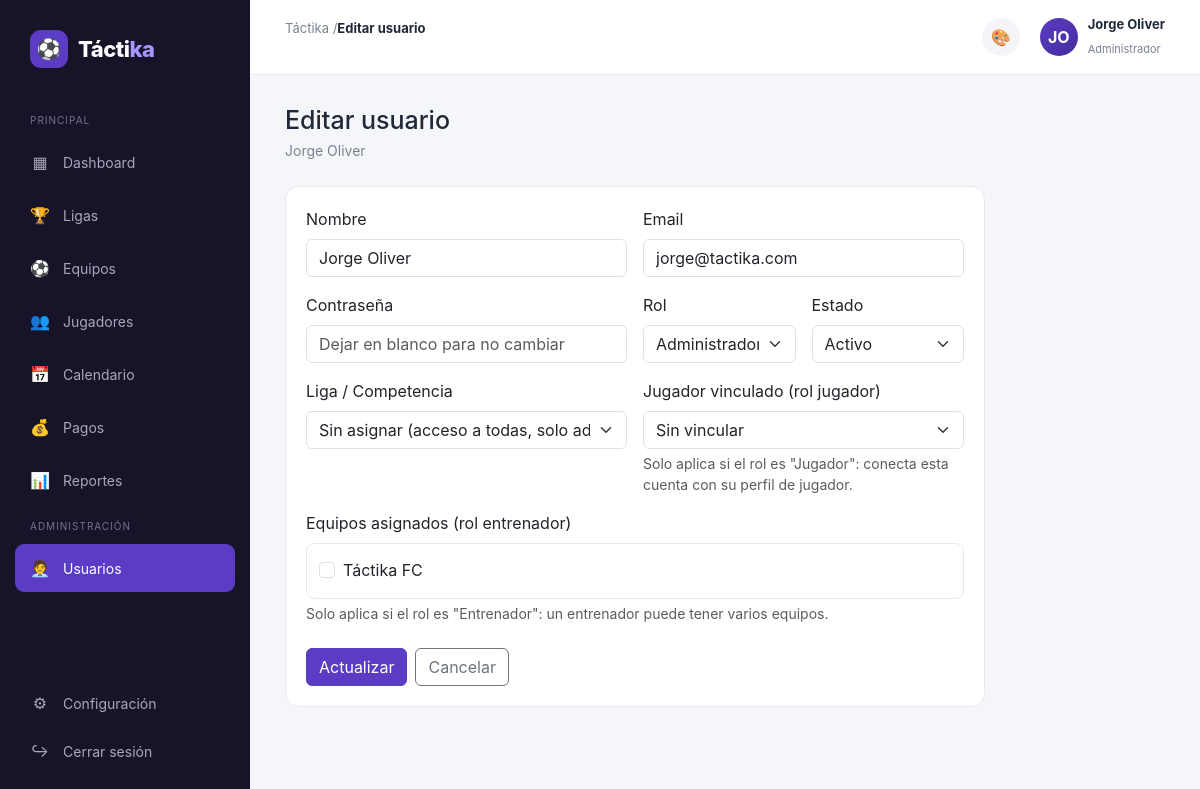
Screenshot of /public/usuarios/editar/1 (signed in) with the database file from the repository.
### tables this page shows
CREATE TABLE IF NOT EXISTS usuarios (
    id INT AUTO_INCREMENT PRIMARY KEY,
    nombre VARCHAR(100) NOT NULL,
    email VARCHAR(150) NOT NULL UNIQUE,
    password VARCHAR(255) NOT NULL,
    rol_id INT NOT NULL,
    jugador_id INT NULL,
    liga_id INT NULL,
    estado ENUM('activo', 'inactivo') NOT NULL DEFAULT 'activo',
    tema VARCHAR(20) NOT NULL DEFAULT 'default',
    modo_oscuro TINYINT(1) NOT NULL DEFAULT 0,
    created_at TIMESTAMP DEFAULT CURRENT_TIMESTAMP,
    FOREIGN KEY (rol_id) REFERENCES cat_roles(id),
    FOREIGN KEY (jugador_id) REFERENCES jugadores(id) ON DELETE SET NULL,
    FOREIGN KEY (liga_id) REFERENCES ligas(id) ON DELETE SET NULL
);

CREATE TABLE IF NOT EXISTS cat_roles (
    id INT AUTO_INCREMENT PRIMARY KEY,
    nombre VARCHAR(50) NOT NULL UNIQUE,
    created_at TIMESTAMP DEFAULT CURRENT_TIMESTAMP
);

CREATE TABLE IF NOT EXISTS equipos (
    id INT AUTO_INCREMENT PRIMARY KEY,
    liga_id INT NULL,
    nombre VARCHAR(100) NOT NULL,
    categoria VARCHAR(50),
    temporada VARCHAR(20),
    escudo VARCHAR(255),
    fecha_ingreso DATE NULL,
    sede VARCHAR(150),
    representante_id INT NULL,
    dt_id INT NULL,
    created_at TIMESTAMP DEFAULT CURRENT_TIMESTAMP,
    FOREIGN KEY (liga_id) REFERENCES ligas(id) ON DELETE SET NULL,
    FOREIGN KEY (representante_id) REFERENCES staff(id) ON DELETE SET NULL,
    FOREIGN KEY (dt_id) REFERENCES staff(id) ON DELETE SET NULL
);

### app/controllers/UsuariosController.php (called while the page is built, shortened)
<?php
class UsuariosController extends Controller
{
    public function editar(int $id): void
    {
        $usuarioModel = $this->model('Usuario');
        $ligaModel = $this->model('Liga');
        $catRolModel = $this->model('CatRol');
        $equipoModel = $this->model('Equipo');
        $jugadorModel = $this->model('Jugador');
        $this->view('usuarios/editar', [
            'titulo' => 'Editar usuario',
            'activeMenu' => 'usuarios',
            'usuario' => $usuarioModel->find($id),
            'ligas' => $ligaModel->all('nombre ASC'),
            'roles' => $catRolModel->all('nombre ASC'),
            'equipos' => $equipoModel->all('nombre ASC'),
            'equiposUsuario' => array_column($usuarioModel->equiposDe($id), 'id'),
            'jugadores' => $jugadorModel->all('apellido ASC'),
        ]);
    }
}

### app/core/App.php (called while the page is built, shortened)
<?php
class App
{
    protected string $method = 'index';
    public function __construct()
    {
        $url = $this->parseUrl();
        if (!empty($url[0]) && file_exists(APP_PATH . '/controllers/' . ucfirst($url[0]) . 'Controller.php')) {
            unset($url[0]);
        }
        $controller = new $this->controllerName();
        if (!empty($url[1]) && method_exists($controller, $url[1])) {
            $this->method = $url[1];
            unset($url[1]);
        }
        $this->params = $url ? array_values($url) : [];
        call_user_func_array([$controller, $this->method], $this->params);
    }
    protected function parseUrl(): array
    {
        if (isset($_GET['url'])) {
            $url = rtrim($_GET['url'], '/');
            $url = filter_var($url, FILTER_SANITIZE_URL);
            return explode('/', $url);
        }
        return [];
    }
}

### public/index.php (called while the page is built, shortened)
<?php
spl_autoload_register(function ($class) {
    $paths = [
        APP_PATH . '/core/' . $class . '.php',
        APP_PATH . '/controllers/' . $class . '.php',
        APP_PATH . '/models/' . $class . '.php',
    ];
    foreach ($paths as $path) {
        if (file_exists($path)) {
            return;
        }
    }
});
new App();

### app/core/Model.php (called while the page is built, shortened)
<?php
abstract class Model
{
    protected PDO $db;
    protected string $table;
    public function __construct()
    {
        $this->db = Database::getConnection();
    }
    public function all(string $orderBy = 'id DESC'): array
    {
        $stmt = $this->db->query("SELECT * FROM {$this->table} ORDER BY {$orderBy}");
        return $stmt->fetchAll();
    }
    public function find(int $id): ?array
    {
        $stmt = $this->db->prepare("SELECT * FROM {$this->table} WHERE id = :id LIMIT 1");
        $stmt->execute(['id' => $id]);
        $row = $stmt->fetch();
        return $row ?: null;
    }
}

### app/core/Database.php (called while the page is built)
<?php
class Database
{
    private static ?PDO $instance = null;
    public static function getConnection(): PDO
    {
        if (self::$instance === null) {
            $dsn = 'mysql:host=' . DB_HOST . ';dbname=' . DB_NAME . ';charset=' . DB_CHARSET;
            try {
                self::$instance = new PDO($dsn, DB_USER, DB_PASS, [
                    PDO::ATTR_ERRMODE => PDO::ERRMODE_EXCEPTION,
                    PDO::ATTR_DEFAULT_FETCH_MODE => PDO::FETCH_ASSOC,
                    PDO::ATTR_EMULATE_PREPARES => false,
                ]);
            } catch (PDOException $e) {
                die('Error de conexión a la base de datos: ' . $e->getMessage());
            }
        }
        return self::$instance;
    }
}

### app/views/usuarios/editar.php (the view, shortened to what this page needs)
<div class="welcome">
    <h1>Editar usuario</h1>
    <p><?= htmlspecialchars($usuario['nombre']) ?></p>
</div>
<div class="card form-card">
    <form method="post" action="<?= BASE_URL ?>/usuarios/editar/<?= $usuario['id'] ?>">
        <div class="row g-3">
            <div class="col-md-6">
                <label class="form-label">Nombre</label>
                <input type="text" name="nombre" class="form-control" value="<?= htmlspecialchars($usuario['nombre']) ?>" required>
            </div>
            <div class="col-md-6">
                <label class="form-label">Email</label>
                <input type="email" name="email" class="form-control" value="<?= htmlspecialchars($usuario['email']) ?>" required>
            </div>
            <div class="col-md-6">
                <label class="form-label">Contraseña</label>
                <input type="password" name="password" class="form-control" placeholder="Dejar en blanco para no cambiar">
            </div>
            <div class="col-md-3">
                <label class="form-label">Rol</label>
                <select name="rol_id" class="form-select" required>
                    <?php foreach ($roles as $r): ?>
                        <option value="<?= $r['id'] ?>" <?= (int) $usuario['rol_id'] === (int) $r['id'] ? 'selected' : '' ?>><?= ucfirst($r['nombre']) ?></option>
                    <?php endforeach; ?>
                </select>
            </div>
            <div class="col-md-3">
                <label class="form-label">Estado</label>
                <select name="estado" class="form-select">
                    <?php foreach (['activo', 'inactivo'] as $estado): ?>
                        <option value="<?= $estado ?>" <?= $usuario['estado'] === $estado ? 'selected' : '' ?>><?= ucfirst($estado) ?></option>
                    <?php endforeach; ?>
                </select>
            </div>
            <div class="col-md-6">
                <label class="form-label">Liga / Competencia</label>
                <select name="liga_id" class="form-select">
                    <option value="">Sin asignar (acceso a todas, solo administrador)</option>
                </select>
            </div>
            <div class="col-md-6">
                <label class="form-label">Jugador vinculado (rol jugador)</label>
                <select name="jugador_id" class="form-select">
                    <option value="">Sin vincular</option>
                </select>
                <div class="form-text">Solo aplica si el rol es "Jugador": conecta esta cuenta con su perfil de jugador.</div>
            </div>
            <div class="col-md-12">
                <label class="form-label">Equipos asignados (rol entrenador)</label>
                <div class="equipos-checklist">
                    <?php foreach ($equipos as $e): ?>
                        <div class="form-check">
                            <input type="checkbox" name="equipos[]" id="usuario-equipo-<?= $e['id'] ?>" class="form-check-input" value="<?= $e['id'] ?>" <?= in_array((int) $e['id'], $equiposUsuario, true) ? 'checked' : '' ?>>
                            <label class="form-check-label" for="usuario-equipo-<?= $e['id'] ?>"><?= htmlspecialchars($e['nombre']) ?></label>
                        </div>
                    <?php endforeach; ?>
                </div>
                <div class="form-text">Solo aplica si el rol es "Entrenador": un entrenador puede tener varios equipos.</div>
            </div>
        </div>
        <div class="mt-4 d-flex gap-2">
            <button type="submit" class="btn btn-primary">Actualizar</button>
            <a href="<?= BASE_URL ?>/usuarios" class="btn btn-outline-secondary">Cancelar</a>
        </div>
    </form>
</div>

### public/css/style.css (style rules this page uses)
:root { --primary: #5b3cc4; --primary-dark: #452c9c; --primary-light: #eee9ff; --background: #f5f6fa; --surface: #ffffff; --text: #1f2937; --muted: #7b8190; --success: #22a06b; --success-bg: #e8f7f0; --danger: #dc4c4c; --danger-bg: #fdecec; --warning: #d89b24; --warning-bg: #fff6df; --border: #e8e9ef; --sidebar-width: 250px; }
* { margin: 0; padding: 0; box-sizing: border-box; }
body { font-family: Inter, Arial, sans-serif; background: var(--background); color: var(--text); }
button { font-family: inherit; }
a { text-decoration: none; }
.welcome { margin-bottom: 25px; }
.welcome h1 { font-size: 25px; margin-bottom: 5px; }
.welcome p { color: var(--muted); font-size: 14px; }
.card { background: var(--surface); border: 1px solid var(--border); border-radius: 14px; padding: 20px; }
.form-card { max-width: 700px; }
.equipos-checklist { max-height: 180px; overflow-y: auto; border: 1px solid var(--border); border-radius: 8px; padding: 10px 12px; }
.equipos-checklist .form-check { padding-top: 4px; padding-bottom: 4px; }
.btn-primary { background: var(--primary); border-color: var(--primary); }

### rows the page displays
usuarios: nombre "Jorge Oliver", email "jorge@tactika.com", rol_id "Administrador", estado "Activo"
equipos: nombre "Táctika FC"

### other values shown
APP_NAME "Táctika"
$titulo "Editar usuario"
substr($_SESSION['usuario_nombre'] ?? '', 0, 2) "JO"
$_SESSION['usuario_nombre'] "Jorge Oliver"
$_SESSION['usuario_rol'] "Administrador"
